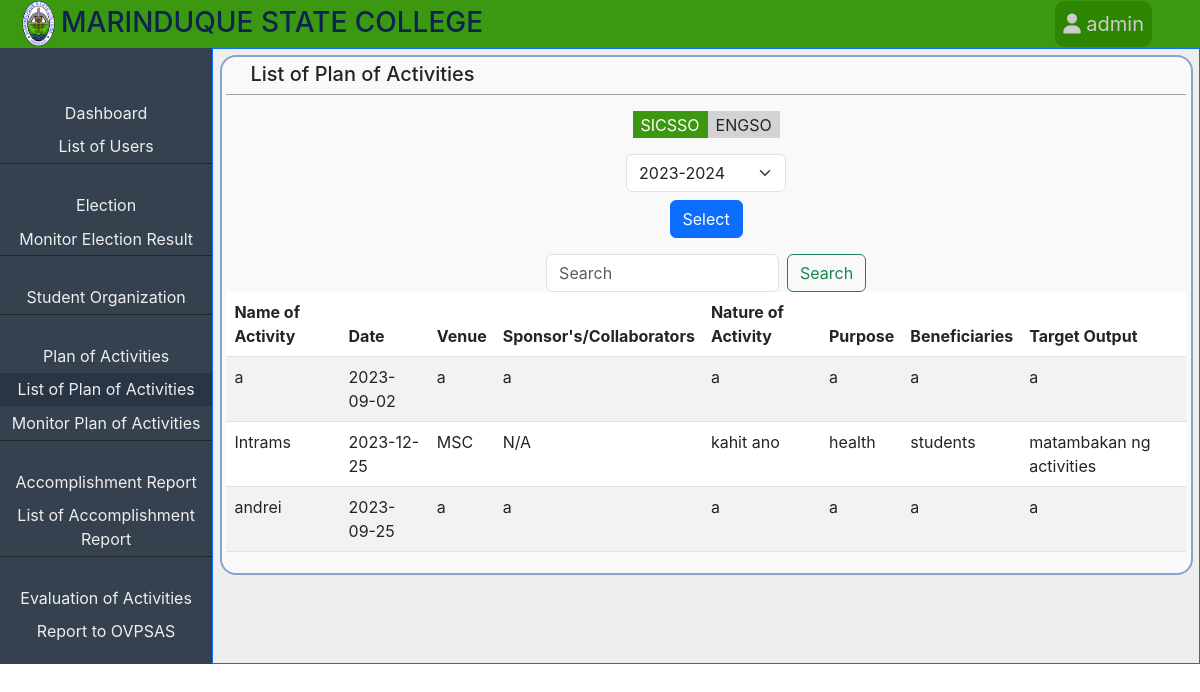
Page /admin/admin-list-of-plan-of-activities.php?activeStudentOrg=SICSSO&schoolYear=2023-2024 (signed in) on the committed database.
### tables this page shows
CREATE TABLE `plan_of_activities` (
  `id` int(11) NOT NULL,
  `name_of_activity` varchar(50) NOT NULL,
  `date` varchar(50) NOT NULL,
  `venue` varchar(50) NOT NULL,
  `sponsors` varchar(50) NOT NULL,
  `nature_of_activity` varchar(50) NOT NULL,
  `purpose` varchar(50) NOT NULL,
  `beneficiaries` varchar(50) NOT NULL,
  `target_output` varchar(50) NOT NULL,
  `name_of_org` varchar(50) NOT NULL,
  `can_monitor` varchar(100) DEFAULT NULL,
  `date_submitted` varchar(50) DEFAULT NULL,
  `school_year` varchar(50) DEFAULT NULL,
  `status` varchar(50) NOT NULL DEFAULT 'draft'
);

### classes/database.php (called while the page is built, shortened)
<?php
class database
{
  private $servername = 'localhost';
  private $username = 'root';
  private $password = '';
  private $dbname = 'etrack';
  public $mysqli = '';
  public function __construct()
  {
    $this->mysqli = new mysqli($this->servername, $this->username, $this->password, $this->dbname);
  }
  public function select($table, $rows = '*', $where = array(), $operator = 'AND')
  {
    $args = array();
    foreach ($where as $key => $value) {
      if (is_int($value)) {
        $args[] = "$key = $value";
      } else {
        $args[] = "$key = '$value'";
      }
    }
    $sql = "SELECT $rows FROM $table WHERE " . implode(" $operator ", $args);
    return $this->mysqli->query($sql);
  }
  public function selectDistinct($table, $rows = '*', $where = array(), $operator = 'AND', $order = "")
  {
    if (empty($where)) {
      $sql = "SELECT DISTINCT $rows FROM $table";
      return $this->mysqli->query($sql);
    }
    $args = array();
    foreach ($where as $key => $value) {
      if (is_int($value)) {
        $args[] = "$key = $value";
      } else {
        $args[] = "$key = '$value'";
      }
    }
    $sql = "SELECT DISTINCT $rows FROM $table WHERE " . implode(" $operator ", $args);
    return $this->mysqli->query($sql);
  }
}

### admin/admin-list-of-plan-of-activities.php (the view, shortened to what this page needs)
<?php
include '../classes/database.php';
include '../classes/user.php';
$admin = new database();
$school_year2 = User::returnValueGet('schoolYear');
?>
<!DOCTYPE html>
<html lang="en">
<head>
  <link rel="stylesheet" href="../css/bootstrap/bootstrap.css?<?php echo time(); ?>">
  <link rel="stylesheet" href="../css/admin.css?<?php echo time(); ?>">
</head>
<body>
  <div class="body">
    <div class="header bg-green-1">
      <div class="d-flex align-items-center"><img class="header-logo" src="../images/msc_logo.png" alt="msc logo">
        <h3 class=" header-texts">MARINDUQUE STATE COLLEGE</h3>
      </div>
      <div class="dropdown">
        <button class="dropbtn"><i class="fa-solid fa-user"></i> <?php User::printSession('admin-username'); ?></button>
      </div>
    </div>
    <div class="page-content">
      <div class="nav-links">
        <nav style="position: sticky; top: 4vh;">
          <ul>
            <li onclick="window.location.href='admin-homepage.php'">Dashboard</li>
            <li onclick="window.location.href='admin-list-of-users.php'" class="mb-4 border-bottom border-dark">List of Users</li>
            <li onclick="window.location.href='admin-election.php'">Election</li>
            <li onclick="window.location.href='admin-monitor-election-result.php'" class="mb-4 border-bottom border-dark">Monitor Election Result </li>
            <li onclick="window.location.href='admin-student-organization.php'" class="mb-4 border-bottom border-dark">Student Organization</li>
            <li onclick="window.location.href='admin-plan-of-activities.php'">Plan of Activities</li>
            <li onclick="window.location.href='admin-list-of-plan-of-activities.php'" class="bg-dark-gray2">List of Plan of Activities</li>
            <li onclick="window.location.href='admin-monitor-plan-of-activities.php'" class="mb-4 border-bottom border-dark">Monitor Plan of Activities</li>
            <li onclick="window.location.href='admin-accomplishment-report.php'">Accomplishment Report</li>
            <li onclick="window.location.href='admin-list-of-accomplishment-report.php'" class="mb-4 border-bottom border-dark">List of Accomplishment Report</li>
            <li onclick="window.location.href='admin-evaluation-of-activities.php'">Evaluation of Activities</li>
            <li onclick="window.location.href='admin-report-to-ovpsas.php'">Report to OVPSAS</li>
          </ul>
        </nav>
      </div>
      <div class="content border border-primary">
        <div class="content-container">
          <div class="content-header">
            <h5>List of Plan of Activities</h5>
          </div>
          <nav class="org-list-nav">
            <ul>
              <?php
              $result = $admin->selectDistinct('student_org', 'name_of_org');
              while ($row = mysqli_fetch_assoc($result)) {
              ?>
                <li id="<?php echo $row['name_of_org']; ?>" onclick="window.location.href = 'admin-list-of-plan-of-activities.php?activeStudentOrg=<?php echo $row['name_of_org'] ?>';"><?php echo $row['name_of_org']; ?></li>
              <?php } ?>
            </ul>
          </nav>
          <form method="post" class="mx-auto text-center" style="max-width: 10rem;">
            <select class="form-select" name="school-year">
              <?php
                $school_year = $admin->selectDistinct('plan_of_activities', 'school_year', ['name_of_org'=>User::returnValueGet('activeStudentOrg')]);
                while ($row = mysqli_fetch_assoc($school_year)) {
              ?>
              <option value="<?php echo $row['school_year'] ?>" <?php if($school_year2 == $row['school_year']) {echo 'selected';} ?>><?php echo $row['school_year'] ?></option>
              <?php } ?>
            </select>
            <input class="btn btn-primary mt-2" type="submit" name="submit" value="Select">
          </form>
          <form method="post" class="d-flex mx-auto mt-3" role="search" style="max-width: 20rem;">
            <input class="form-control me-2" type="search" placeholder="Search" aria-label="Search" name="search">
            <button class="btn btn-outline-success" name="search_submit" type="submit">Search</button>
          </form>
          <div class="table-responsive">
            <table class="table table-striped table-hover">
              <thead>
                <tr>
                  <th>Name of Activity</th>
                  <th>Date</th>
                  <th>Venue</th>
                  <th>Sponsor's/Collaborators</th>
                  <th>Nature of Activity</th>
                  <th>Purpose</th>
                  <th>Beneficiaries</th>
                  <th>Target Output</th>
                </tr>
              </thead>
              <tbody>
                <?php
                  $school_year2 = User::returnValueGet('schoolYear');
                  if(!isset($_GET['search'])) {
                    $plan_of_activity = $admin->select('plan_of_activities', '*', ['name_of_org'=>User::returnValueGet('activeStudentOrg'), 'status'=>'ongoing', 'school_year'=>$school_year2]);
                  } else if (isset($_GET['search'])) {
                    if($_GET['search'] == "") {
                      $plan_of_activity = $admin->select('plan_of_activities', '*', ['name_of_org'=>User::returnValueGet('activeStudentOrg'), 'status'=>'ongoing', 'school_year'=>$school_year2]);
                    }
                  }
                  while ($row = mysqli_fetch_assoc($plan_of_activity)) {
                ?>
                <tr>
                  <td><?php echo $row['name_of_activity']; ?></td>
                  <td><?php echo $row['date']; ?></td>
                  <td><?php echo $row['venue']; ?></td>
                  <td><?php echo $row['sponsors']; ?></td>
                  <td><?php echo $row['nature_of_activity']; ?></td>
                  <td><?php echo $row['purpose']; ?></td>
                  <td><?php echo $row['beneficiaries']; ?></td>
                  <td><?php echo $row['target_output']; ?></td>
                </tr>
                <?php } ?>
              </tbody>
            </table>
          </div>
        </div>
      </div>
    </div>
  </div>
</body>
</html>

### css/admin.css (style rules this page uses)
* { box-sizing: border-box; font-family: 'Inter'; padding: 0; margin: 0; word-wrap: break-word; }
.bg-green-1 { background-color: #3C9811; }
.bg-dark-gray2 { background-color: #293545; }
.body { max-width: 1440px; margin: auto; }
.header { height: 3rem; max-width: 1440px; padding: 0 3rem 0 1rem; display: flex; justify-content: space-between; align-items: center; }
.header-logo { height: 45px; }
.header-texts { margin-top: .3rem; color: #0b2450; }
.page-content { display: flex; }
.nav-links { min-height: auto; background-color: #364150; color: #EEEEEE; }
div.nav-links nav ul { text-decoration: none; list-style: none; padding: 0; margin-top: 3rem; }
div.nav-links nav ul li { text-align: center; padding: .3rem 0; margin: 0; }
.content { width: 90%; padding: .4rem; background-color: #EEEEEE; }
.content-container { background: #f9f9f9; border: 2px solid rgba(25, 78, 170, 0.5); border-radius: 16px; padding: 0.3rem; overflow: hidden; }
.content-header { padding: 0 2vw; border-bottom: 1px solid #a1a1a1; margin-bottom: 1rem; }
.org-list-nav ul { display: flex; justify-content: center; text-decoration: none; list-style: none; padding: 0; margin: 0 0 1rem; border-radius: 20px; }
.org-list-nav ul li { padding: .1rem .5rem; background-color: #D3D3D3; margin: 0; }
.dropbtn { background-color:#2d8601 ; color: rgb(31, 31, 31); padding: .5rem; font-size: 1.25rem; border: none; cursor: pointer; border-radius: 10px; }
button.dropbtn { color: rgb(204, 204, 204); }
.dropdown { position: relative; display: inline-block; }
table { word-wrap: break-word; }

### rows in the picture
plan_of_activities: name_of_activity "a", date "2023-09-02", venue "a", sponsors "a", nature_of_activity "a", purpose "a", beneficiaries "a", target_output "a"
plan_of_activities: name_of_activity "Intrams", date "2023-12-25", venue "MSC", sponsors "N/A", nature_of_activity "kahit ano", purpose "health", beneficiaries "students", target_output "matambakan ng activities"
plan_of_activities: name_of_activity "andrei", date "2023-09-25", venue "a", sponsors "a", nature_of_activity "a", purpose "a", beneficiaries "a", target_output "a"

### other values in the picture
$_SESSION["$name_of_session"] "admin"
$row['name_of_org'] "SICSSO"
$row['name_of_org'] "ENGSO"
form field school-year "2023-2024"
